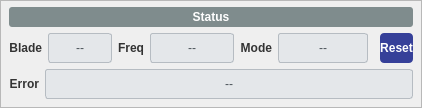
<widget class="QFrame" name="pbar_97"><property name="styleSheet"><string notr="true">QFrame#pbar_97 { border: 1px solid #A0A0A0; border-radius: 6px; }</string></property><property name="frameShape"><enum>QFrame::StyledPanel</enum></property><layout class="QVBoxLayout" name="pbv_95"><property name="spacing"><number>6</number></property><property name="leftMargin"><number>8</number></property><property name="topMargin"><number>6</number></property><property name="rightMargin"><number>8</number></property><property name="bottomMargin"><number>8</number></property><item><widget class="QLabel" name="lbl_96"><property name="styleSheet"><string notr="true">background-color: #7F8C8D; color: white; font-weight: bold; padding: 3px; border-radius: 3px;</string></property><property name="text"><string>Status</string></property><property name="alignment"><set>Qt::AlignCenter</set></property></widget></item><item><layout class="QHBoxLayout" name="statrow_88"><property name="spacing"><number>6</number></property><item><widget class="QLabel" name="lbl_89"><property name="styleSheet"><string notr="true">color: #333; font-weight: bold;</string></property><property name="minimumSize"><size><width>0</width><height>30</height></size></property><property name="text"><string>Blade</string></property><property name="alignment"><set>Qt::AlignRight|Qt::AlignVCenter</set></property></widget></item><item><widget class="PyDMLabel" name="rb_83"><property name="minimumSize"><size><width>64</width><height>30</height></size></property><property name="maximumSize"><size><width>64</width><height>16777215</height></size></property><property name="sizePolicy"><sizepolicy hsizetype="Fixed" vsizetype="Fixed"><horstretch>0</horstretch><verstretch>0</verstretch></sizepolicy></property><property name="styleSheet"><string notr="true">background-color: #e4e7ea; color: #4a5259; border: 1px solid #b6bcc2; border-radius: 3px;</string></property><property name="alignment"><set>Qt::AlignCenter</set></property><property name="text"><string>--</string></property><property name="rules" stdset="0"><string>[{&quot;name&quot;: &quot;InOut&quot;, &quot;property&quot;: &quot;Text&quot;, &quot;initial_value&quot;: &quot;--&quot;, &quot;expression&quot;: &quot;'Unknown' if (ch[0]==0) else 'In' if (ch[0]==1) else 'Out' if (ch[0]==2) else 'Unknown'&quot;, &quot;channels&quot;: [{&quot;channel&quot;: &quot;ca://${prefix}:MMS:03:eInOutStatus_RBV&quot;, &quot;trigger&quot;: true, &quot;use_enum&quot;: true}], &quot;notes&quot;: &quot;&quot;}]</string></property><property name="channel" stdset="0"><string>ca://${prefix}:MMS:03:eInOutStatus_RBV</string></property></widget></item><item><widget class="QLabel" name="lbl_90"><property name="styleSheet"><string notr="true">color: #333; font-weight: bold;</string></property><property name="minimumSize"><size><width>0</width><height>30</height></size></property><property name="text"><string>Freq</string></property><property name="alignment"><set>Qt::AlignRight|Qt::AlignVCenter</set></property></widget></item><item><widget class="PyDMLabel" name="rb_84"><property name="minimumSize"><size><width>84</width><height>30</height></size></property><property name="maximumSize"><size><width>84</width><height>16777215</height></size></property><property name="sizePolicy"><sizepolicy hsizetype="Fixed" vsizetype="Fixed"><horstretch>0</horstretch><verstretch>0</verstretch></sizepolicy></property><property name="styleSheet"><string notr="true">background-color: #e4e7ea; color: #4a5259; border: 1px solid #b6bcc2; border-radius: 3px;</string></property><property name="alignment"><set>Qt::AlignCenter</set></property><property name="text"><string>--</string></property><property name="channel" stdset="0"><string>ca://${prefix}:MMS:01:fCurrentTriggerFrequency_RBV</string></property></widget></item><item><widget class="QLabel" name="lbl_91"><property name="styleSheet"><string notr="true">color: #333; font-weight: bold;</string></property><property name="minimumSize"><size><width>0</width><height>30</height></size></property><property name="text"><string>Mode</string></property><property name="alignment"><set>Qt::AlignRight|Qt::AlignVCenter</set></property></widget></item><item><widget class="PyDMLabel" name="rb_85"><property name="minimumSize"><size><width>90</width><height>30</height></size></property><property name="maximumSize"><size><width>90</width><height>16777215</height></size></property><property name="sizePolicy"><sizepolicy hsizetype="Fixed" vsizetype="Fixed"><horstretch>0</horstretch><verstretch>0</verstretch></sizepolicy></property><property name="styleSheet"><string notr="true">background-color: #e4e7ea; color: #4a5259; border: 1px solid #b6bcc2; border-radius: 3px;</string></property><property name="alignment"><set>Qt::AlignCenter</set></property><property name="text"><string>--</string></property><property name="rules" stdset="0"><string>[{&quot;name&quot;: &quot;Mode&quot;, &quot;property&quot;: &quot;Text&quot;, &quot;initial_value&quot;: &quot;--&quot;, &quot;expression&quot;: &quot;'No Mode' if (ch[0]==0) else 'Flip Flop' if (ch[0]==1) else 'Burst' if (ch[0]==2) else 'Open' if (ch[0]==3) else 'Close' if (ch[0]==4) else 'Home' if (ch[0]==5) else 'Unknown'&quot;, &quot;channels&quot;: [{&quot;channel&quot;: &quot;ca://${prefix}:MMS:01:eModeSelector_RBV&quot;, &quot;trigger&quot;: true, &quot;use_enum&quot;: false}], &quot;notes&quot;: &quot;&quot;}]</string></property><property name="channel" stdset="0"><string>ca://${prefix}:MMS:01:eModeSelector_RBV</string></property></widget></item><item><spacer name="chs_92"><property name="orientation"><enum>Qt::Horizontal</enum></property><property name="sizeHint" stdset="0"><size><width>6</width><height>6</height></size></property></spacer></item><item><widget class="PyDMShellCommand" name="reset_87"><property name="minimumSize"><size><width>0</width><height>30</height></size></property><property name="styleSheet"><string notr="true">QPushButton { color: white; background-color: rgb(54,64,153); font-weight: bold; border-radius: 4px; } QPushButton:hover { background-color: #21618C; }</string></property><property name="text"><string>Reset</string></property><property name="showIcon" stdset="0"><bool>false</bool></property><property name="runCommandsInFullShell" stdset="0"><bool>true</bool></property><property name="commands" stdset="0"><stringlist><string>caput ${prefix}:MMS:01:bReset 1</string><string>caput ${prefix}:MMS:02:bReset 1</string><string>caput ${prefix}:MMS:03:bReset 1</string><string>caput ${prefix}:MMS:01:bReset 1; caput ${prefix}:MMS:02:bReset 1; caput ${prefix}:MMS:03:bReset 1</string></stringlist></property><property name="titles" stdset="0"><stringlist><string>Spindle</string><string>X</string><string>Y</string><string>All</string></stringlist></property></widget></item></layout></item><item><layout class="QHBoxLayout" name="errrow_93"><property name="spacing"><number>6</number></property><item><widget class="QLabel" name="lbl_94"><property name="styleSheet"><string notr="true">color: #333; font-weight: bold;</string></property><property name="minimumSize"><size><width>0</width><height>30</height></size></property><property name="text"><string>Error</string></property><property name="alignment"><set>Qt::AlignRight|Qt::AlignVCenter</set></property></widget></item><item><widget class="PyDMLabel" name="rb_86"><property name="minimumSize"><size><width>0</width><height>30</height></size></property><property name="sizePolicy"><sizepolicy hsizetype="Ignored" vsizetype="Fixed"><horstretch>1</horstretch><verstretch>0</verstretch></sizepolicy></property><property name="styleSheet"><string notr="true">background-color: #e4e7ea; color: #4a5259; border: 1px solid #b6bcc2; border-radius: 3px;</string></property><property name="alignment"><set>Qt::AlignCenter</set></property><property name="text"><string>--</string></property><property name="rules" stdset="0"><string>[{&quot;name&quot;: &quot;AllErrors&quot;, &quot;property&quot;: &quot;Text&quot;, &quot;initial_value&quot;: &quot;--&quot;, &quot;expression&quot;: &quot;'; '.join((bytes(int(c) for c in np.atleast_1d(ch[2*i+1]) if c).decode('latin-1', 'ignore').strip() or 'error') + ' [' + n + ']' for i, n in enumerate(['Spindle', 'X', 'Y']) if ch[2*i] and ch[2*i+1] is not None) or 'No errors'&quot;, &quot;channels&quot;: [{&quot;channel&quot;: &quot;ca://${prefix}:MMS:01:bError_RBV&quot;, &quot;trigger&quot;: true, &quot;use_enum&quot;: false}, {&quot;channel&quot;: &quot;ca://${prefix}:MMS:01:sErrorMessage_RBV&quot;, &quot;trigger&quot;: true, &quot;use_enum&quot;: false}, {&quot;channel&quot;: &quot;ca://${prefix}:MMS:02:bError_RBV&quot;, &quot;trigger&quot;: true, &quot;use_enum&quot;: false}, {&quot;channel&quot;: &quot;ca://${prefix}:MMS:02:sErrorMessage_RBV&quot;, &quot;trigger&quot;: true, &quot;use_enum&quot;: false}, {&quot;channel&quot;: &quot;ca://${prefix}:MMS:03:bError_RBV&quot;, &quot;trigger&quot;: true, &quot;use_enum&quot;: false}, {&quot;channel&quot;: &quot;ca://${prefix}:MMS:03:sErrorMessage_RBV&quot;, &quot;trigger&quot;: true, &quot;use_enum&quot;: false}], &quot;notes&quot;: &quot;&quot;}]</string></property><property name="channel" stdset="0"><string></string></property></widget></item></layout></item></layout></widget>
